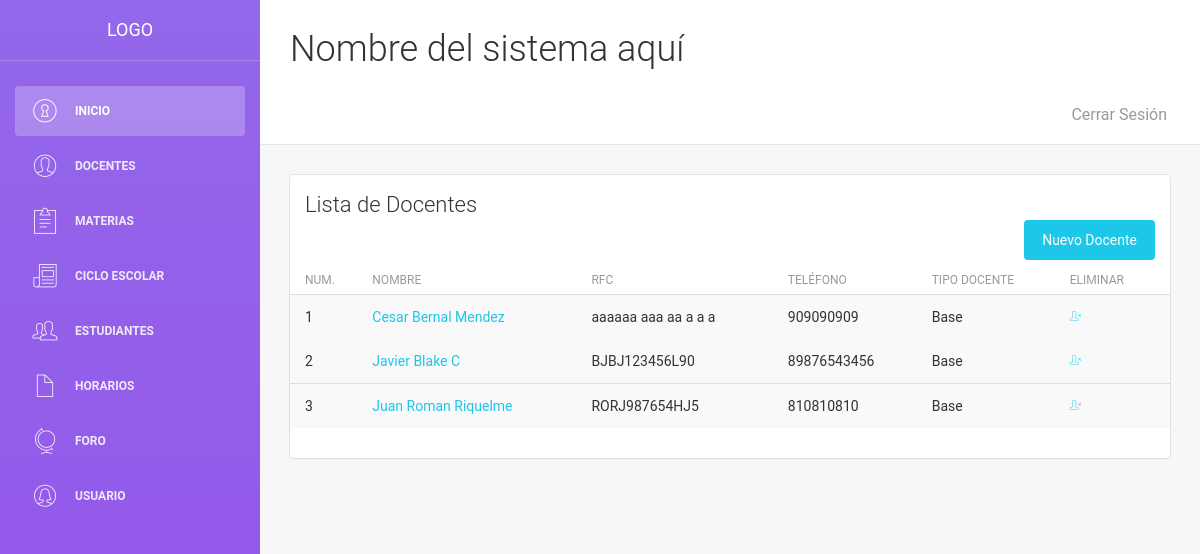
The app's page /vistas/docentesLista.php with its own data.
### tables this page shows
CREATE TABLE `docentes` (
  `id` int(10) UNSIGNED NOT NULL,
  `nombre` varchar(255) DEFAULT NULL,
  `apaterno` varchar(255) DEFAULT NULL,
  `amaterno` varchar(255) DEFAULT NULL,
  `direccion` text,
  `telefono` varchar(255) DEFAULT NULL,
  `edoCivil` varchar(255) DEFAULT NULL,
  `tipo` int(255) UNSIGNED DEFAULT NULL,
  `rfc` varchar(255) DEFAULT NULL,
  `especialidad` varchar(255) DEFAULT NULL,
  `curp` varchar(18) NOT NULL,
  `email` varchar(30) NOT NULL
);

### vistas/docentesLista.php (the view, shortened to what this page needs)
<?php
include '../control/conexion.php';
$traer_doc = "SELECT * FROM `docentes`";
$ejecutar = $conexion->query($traer_doc);
?>
<!doctype html>
<html lang="es">
<head>
    <link href="../assets/css/bootstrap.min.css" rel="stylesheet" />
    <link href="../assets/css/animate.min.css" rel="stylesheet"/>
    <link href="../assets/css/light-bootstrap-dashboard.css" rel="stylesheet"/>
    <link href="../assets/css/demo.css" rel="stylesheet" />
    <link href="../assets/css/pe-icon-7-stroke.css" rel="stylesheet" />
</head>
<body>
<div class="wrapper">
    <div class="sidebar" data-color="purple">
        <div class="sidebar-wrapper">
            <div class="logo">
                <a href="#" class="simple-text">
                    Logo
                </a>
            </div>
            <ul class="nav">
                <li class="active">
                    <a href="menuAdmin.php">
                        <i class="pe-7s-door-lock"></i>
                        <p>Inicio</p>
                    </a>
                </li>
                <li>
                    <a href="docentesLista.php">
                        <i class="pe-7s-user"></i>
                        <p>Docentes</p>
                    </a>
                </li>
                <li>
                    <a href="materias/ver-m.php">
                        <i class="pe-7s-note2"></i>
                        <p>Materias</p>
                    </a>
                </li>
                <li>
                    <a href="ciclo_escolar/ver-v.php">
                        <i class="pe-7s-news-paper"></i>
                        <p>Ciclo Escolar</p>
                    </a>
                </li>
                <li>
                    <a href="estudiantes/ver-e.php">
                        <i class="pe-7s-users"></i>
                        <p>Estudiantes</p>
                    </a>
                </li>
                <li>
                    <a href="#">
                        <i class="pe-7s-file"></i>
                        <p>Horarios</p>
                    </a>
                </li>
                <li>
                    <a href="#">
                        <i class="pe-7s-world"></i>
                        <p>Foro</p>
                    </a>
                </li>
                <li>
                    <a href="usuario/ver-u.php">
                        <i class="pe-7s-user-female"></i>
                        <p>Usuario</p>
                    </a>
                </li>
            </ul>
        </div>
    </div>
    <div class="main-panel">
        <nav class="navbar navbar-default navbar-fixed">
            <div class="container-fluid">
                <div class="collapse navbar-collapse">
                    <h2>Nombre del sistema aquí</h2>
                    <ul class="nav navbar-nav navbar-right">
                        <li>
                            <a href="#">
                                <p>Cerrar Sesión</p>
                            </a>
                        </li>
                    </ul>
                </div>
            </div>
        </nav>
        <div class="content">
            <div class="container-fluid">
                <div class="row">
                    <div class="col-md-12">
                        <div class="card">
                            <div class="header">
                                <h4 class="title">Lista de Docentes</h4>
                                <a href="docentesFrm.php"class="btn btn-info btn-fill pull-right">Nuevo Docente</a>
                            </div>
                            <div class="content table-responsive table-full-width">
                                <table class="table table-hover table-striped">
                                    <thead>
                                    <th>Num.</th>
                                    <th>Nombre</th>
                                    <th>RFC</th>
                                    <th>Teléfono</th>
                                    <th>Tipo Docente</th>
                                    <th>Eliminar</th>
                                    </thead>
                                    <tbody>
                                    <?php $i = 0;
                                    while ($datos = $ejecutar->fetch_assoc()) {
                                        $id = $datos['id'];
                                        echo "<tr>";
                                        echo "<td>". $i += 1 ."</td>";
                                        echo "<td> <a href='docenteEditar.php?id=$id'>". $datos['nombre']." " .$datos['apaterno']." ".$datos['amaterno'] ."</a></td>";
                                        echo "<td>". $datos['rfc']."</td>";
                                        echo "<td>". $datos['telefono'] ."</td>";
                                        if ($datos['tipo']==0) {
                                            echo "<td>Base</td>";
                                        }elseif ($datos['tipo']==2){
                                            echo "<td>Interino</td>";
                                        }else{
                                            echo "<td>Honorarios</td>";
                                        }
                                        echo "<td><a href='../control/eliminarDocente.php?id=$id'  onclick='return confirm(\"¿Eliminar?\");'
                                                   <i class='pe-7s-delete-user ' ></i></a></td>";
                                        echo "<tr>";
                                    }
                                    ?>
                                    </tbody>
                                </table>
                            </div>
                        </div>
                    </div>
                </div>
            </div>
        </div>
    </div>
</div>
</body>
</html>

### records on screen
docentes: i "1", nombre "Cesar", apaterno "Bernal", amaterno "Mendez", rfc "aaaaaa aaa aa a a a", telefono "909090909", tipo "Base"
docentes: i "2", nombre "Javier", apaterno "Blake", amaterno "C", rfc "BJBJ123456L90", telefono "89876543456", tipo "Base"
docentes: i "3", nombre "Juan", apaterno "Roman", amaterno "Riquelme", rfc "RORJ987654HJ5", telefono "810810810", tipo "Base"
